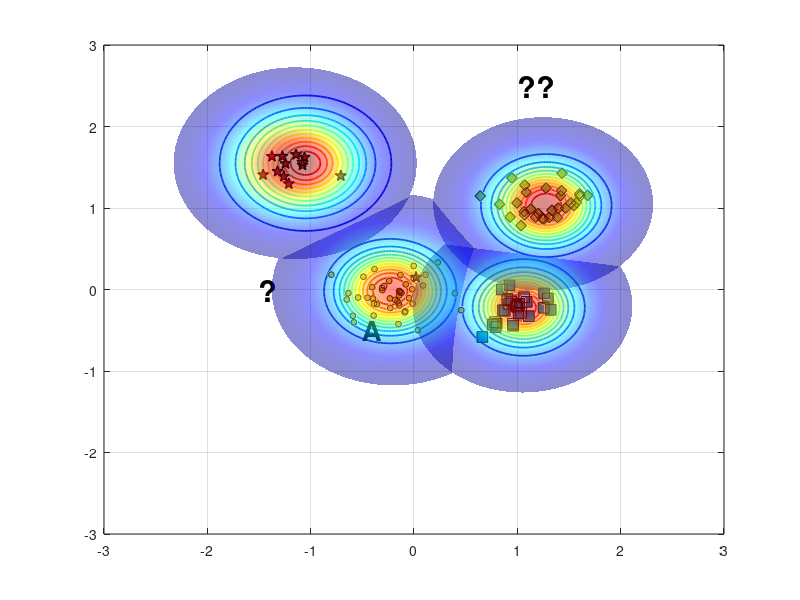

Reproduce this figure in MATLAB. (Note: this script raises an error after producing the figure.)
%% Reproduce EVM-style demo figure (no toolboxes)
clear; close all; clc; rng(7);

% ---------- 1) 合成四类二维数据 ----------
% 类中心（大致对应图中位置）
C_star  = [-1.15  1.55];   % 红色星
C_diam  = [ 1.25  1.05];   % 绿色菱形
C_square= [ 1.05 -0.20];   % 蓝色方块
C_dot   = [-0.20  0.00];   % 蓝色小点（被 A 标注影响的那簇）

% 协方差（控制每簇形状）
S = @(sx,sy,rho)[sx^2 rho*sx*sy; rho*sx*sy sy^2];
Sig_star   = S(0.18,0.20, 0.05);
Sig_diam   = S(0.22,0.18,-0.10);
Sig_square = S(0.20,0.16, 0.05);
Sig_dot    = S(0.25,0.18, 0.00);

% 从高斯采样（不用 mvnrnd）
sample = @(N,mu,SIG) (randn(N,2)*chol(SIG,'lower') + mu);

X_star   = sample(12,C_star,   Sig_star);
X_diam   = sample(30,C_diam,   Sig_diam);
X_square = sample(28,C_square, Sig_square);
X_dot    = sample(45,C_dot,    Sig_dot);

% 加一个“离群星”靠近 A（见原图左中）
X_star = [X_star; 0.02 0.15];

% ---------- 2) 底面散点与样式 ----------
figure('Color','w','Position',[100,100,800,600]);
hold on; box on; grid on;
z0 = 0; % 所有散点都放在 z=0 的平面

% 确保按照绘制顺序叠放，便于把散点置顶
set(gca,'SortMethod','childorder');

h_star   = scatter3(X_star(:,1),  X_star(:,2),  z0+zeros(size(X_star,1),1),  70, ...
        'pentagram', 'filled', 'MarkerEdgeColor','k', 'MarkerFaceColor',[0.635294 0.0784314 0.184314], 'LineWidth',1.0); % 红色五角星 #A2142F
h_diam   = scatter3(X_diam(:,1),  X_diam(:,2),  z0+zeros(size(X_diam,1),1),  60, ...
        'd', 'filled', 'MarkerEdgeColor','k', 'MarkerFaceColor',[0.466667 0.674510 0.188235]); % 绿色菱形 #77AC30
h_square = scatter3(X_square(:,1),X_square(:,2),z0+zeros(size(X_square,1),1),60, ...
        's', 'filled', 'MarkerEdgeColor','k', 'MarkerFaceColor',[0 0.447059 0.741176]); % 蓝色正方形 #0072BD
h_dot    = scatter3(X_dot(:,1),   X_dot(:,2),   z0+zeros(size(X_dot,1),1),   18, ...
        'o', 'filled', 'MarkerEdgeColor','k', 'MarkerFaceColor',[0.929412 0.694118 0.125490]); % 黄色圆形 #EDB120


% ---------- 3) ψ-model 等值环（彩色同心） ----------
% 采用带形状参的径向函数 psi(r) = exp(-(r/s)^t)
psi = @(X,Y,cx,cy,s,t) exp( - ( sqrt((X-cx).^2 + (Y-cy).^2) ./ s ).^t );

% 选几处“极端向量/代表点”（包含 A 所在）
EV = [ -0.23 -0.02 ;   % A 对应蓝点极端向量
        1.06 -0.22 ;   % 蓝方块
        1.28  1.03 ;   % 绿菱形
       -1.05  1.55 ];  % 红星
scale = [0.42, 0.36, 0.40, 0.48];   % 各自 scale
shape = [2.6,  2.2,  2.4,  2.0];    % 各自 shape

% 网格
[xg,yg] = meshgrid(linspace(-3,3,400));
colormap(jet); caxis([0 1]);

% 等高线层级（红到蓝：高到低）
levels = linspace(1.0,0.05,12);

for k = 1:size(EV,1)
    Z = psi(xg,yg,EV(k,1),EV(k,2),scale(k),shape(k));
    [~, h] = contour(xg,yg,Z,levels);    % 直接画在底面，保持颜色映射
    set(h,'LineWidth',1.25);

    % 将等高线明确压到 z=0（兼容不同 MATLAB 版本）
    ch = get(h,'Children');
    for ic = 1:numel(ch)
        zd = get(ch(ic),'ZData');
        if ~isempty(zd)
            set(ch(ic),'ZData',zeros(size(zd))); % 强制贴在 z=0
        end
    end
end

% 标出 A 与问号
h_A = text(-0.5,-0.5,0,'A','FontWeight','bold','FontSize',20,'Color','k');
text( 1, 2.5,0,'??','FontWeight','bold','FontSize',22,'Color','k');
text( -1.5,0,0,'?','FontWeight','bold','FontSize',22,'Color','k');

% ---------- 4) 上方半透明“钟形面”（表示类支持/概率） ----------
% 用四个高斯穹顶，中心与各簇一致
gauss2 = @(X,Y,cx,cy,s) exp(-((X-cx).^2 + (Y-cy).^2)/(2*s^2));
tops  = {C_star, C_diam, C_square, C_dot};
sigT  = [0.42 0.38 0.38 0.42];   % 调大 sigma，使穹顶更集中
amp   = [1.05 0.95 0.90 0.85];

% 抬高穹顶，并缩小每个穹顶的覆盖范围（为每个穹顶使用局部网格）
zlift      = 0.22;   % 统一抬高量（不改变颜色映射）
spanFactor = 2.8;    % 每个穹顶半宽 = spanFactor * sigma（越小覆盖越小）
gridN      = 121;    % 局部网格分辨率
thetaN     = 181;    % 角向分辨率（圆形采样）

for i=1:4
    cx = tops{i}(1); cy = tops{i}(2);
    span = spanFactor * sigT(i);
    % 极坐标圆形采样
    rVec = linspace(0, span, gridN);
    thVec = linspace(0, 2*pi, thetaN);
    [Rg, Tg] = ndgrid(rVec, thVec);
    xgi = cx + Rg .* cos(Tg);
    ygi = cy + Rg .* sin(Tg);

    Zt = amp(i) * gauss2(xgi,ygi,cx,cy,sigT(i));
    % 用 Zt 作为颜色，Zt+zlift 作为高度，从而抬高且保留原色
    s1 = surf(xgi,ygi, Zt + zlift, Zt, 'EdgeColor','none', 'FaceAlpha',0.45);
end
shading interp; 
% camlight headlight; 
lighting gouraud;

% 将散点推到顶层
uistack([h_star h_diam h_square h_dot], 'top');
% 将A推到顶层
uistack(h_A, 'top');

% ---------- 5) 轴、视角与观感 ----------
xlim([-2 2]); ylim([-1 3]); zlim([0 1.25]); view(47,21);
axis vis3d; daspect([1 1 0.8]);
set(gca,'FontName','Times New Roman','FontSize',12,'LineWidth',1);
% xlabel('x'); ylabel('y'); zlabel('score / \psi');

% 网格和背景风格
grid on; 
% set(gca,'GridAlpha',0.2,'MinorGridAlpha',0.2);
